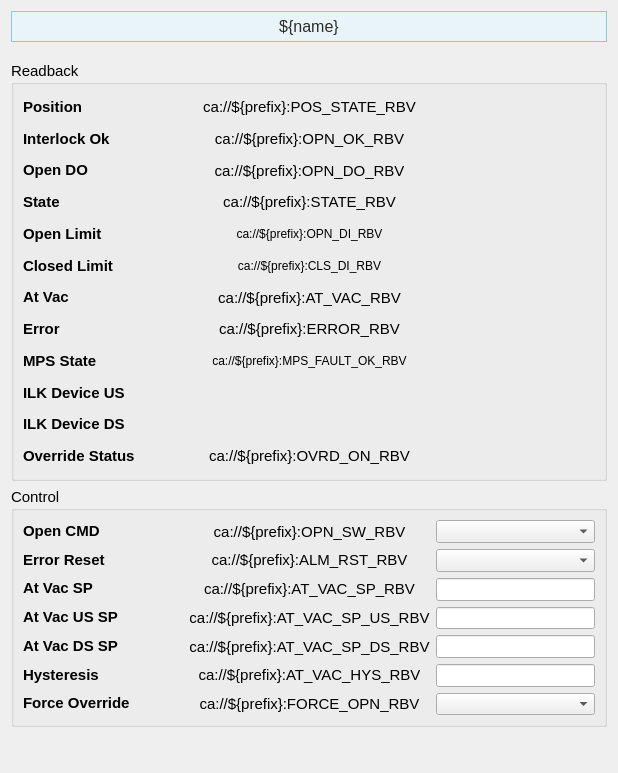
<?xml version="1.0" encoding="UTF-8"?>
<ui version="4.0">
 <class>Form</class>
 <widget class="QWidget" name="Form">
  <property name="geometry">
   <rect>
    <x>0</x>
    <y>0</y>
    <width>618</width>
    <height>773</height>
   </rect>
  </property>
  <property name="sizePolicy">
   <sizepolicy hsizetype="Preferred" vsizetype="Preferred">
    <horstretch>0</horstretch>
    <verstretch>0</verstretch>
   </sizepolicy>
  </property>
  <property name="windowTitle">
   <string>Form</string>
  </property>
  <layout class="QVBoxLayout" name="verticalLayout_7">
   <item>
    <widget class="PyDMLabel" name="PyDMLabel_11">
     <property name="maximumSize">
      <size>
       <width>16777215</width>
       <height>40</height>
      </size>
     </property>
     <property name="font">
      <font>
       <pointsize>12</pointsize>
      </font>
     </property>
     <property name="toolTip">
      <string/>
     </property>
     <property name="styleSheet">
      <string notr="true">    background-color: #e8f4f8;

    border: 1px solid #90c8e0;

    padding: 5px;

    color: rgb(43, 43, 43);</string>
     </property>
     <property name="text">
      <string>${name}</string>
     </property>
     <property name="alignment">
      <set>Qt::AlignCenter</set>
     </property>
    </widget>
   </item>
   <item>
    <spacer name="verticalSpacer_2">
     <property name="orientation">
      <enum>Qt::Vertical</enum>
     </property>
     <property name="sizeType">
      <enum>QSizePolicy::Fixed</enum>
     </property>
     <property name="sizeHint" stdset="0">
      <size>
       <width>20</width>
       <height>13</height>
      </size>
     </property>
    </spacer>
   </item>
   <item>
    <widget class="QGroupBox" name="groupBox">
     <property name="sizePolicy">
      <sizepolicy hsizetype="Preferred" vsizetype="Fixed">
       <horstretch>0</horstretch>
       <verstretch>0</verstretch>
      </sizepolicy>
     </property>
     <property name="minimumSize">
      <size>
       <width>0</width>
       <height>420</height>
      </size>
     </property>
     <property name="font">
      <font>
       <pointsize>11</pointsize>
      </font>
     </property>
     <property name="title">
      <string>Readback</string>
     </property>
     <layout class="QVBoxLayout" name="verticalLayout_14">
      <item>
       <layout class="QHBoxLayout" name="horizontalLayout_4" stretch="1,1,1">
        <item>
         <layout class="QVBoxLayout" name="verticalLayout">
          <item>
           <widget class="QLabel" name="interlock_ok_label_13">
            <property name="font">
             <font>
              <pointsize>11</pointsize>
             </font>
            </property>
            <property name="styleSheet">
             <string/>
            </property>
            <property name="text">
             <string>&lt;html&gt;&lt;head/&gt;&lt;body&gt;&lt;p&gt;&lt;span style=&quot; font-weight:600;&quot;&gt;Position&lt;/span&gt;&lt;/p&gt;&lt;/body&gt;&lt;/html&gt;</string>
            </property>
           </widget>
          </item>
          <item>
           <widget class="QLabel" name="interlock_ok_label_12">
            <property name="font">
             <font>
              <pointsize>11</pointsize>
             </font>
            </property>
            <property name="styleSheet">
             <string/>
            </property>
            <property name="text">
             <string>&lt;html&gt;&lt;head/&gt;&lt;body&gt;&lt;p&gt;&lt;span style=&quot; font-weight:600;&quot;&gt;Interlock Ok&lt;/span&gt;&lt;/p&gt;&lt;/body&gt;&lt;/html&gt;</string>
            </property>
           </widget>
          </item>
          <item>
           <widget class="QLabel" name="interlock_ok_label_14">
            <property name="font">
             <font>
              <pointsize>11</pointsize>
             </font>
            </property>
            <property name="styleSheet">
             <string/>
            </property>
            <property name="text">
             <string>&lt;html&gt;&lt;head/&gt;&lt;body&gt;&lt;p&gt;&lt;span style=&quot; font-weight:600;&quot;&gt;Open DO&lt;/span&gt;&lt;/p&gt;&lt;/body&gt;&lt;/html&gt;</string>
            </property>
           </widget>
          </item>
          <item>
           <widget class="QLabel" name="interlock_ok_label_5">
            <property name="font">
             <font>
              <pointsize>11</pointsize>
             </font>
            </property>
            <property name="styleSheet">
             <string/>
            </property>
            <property name="text">
             <string>&lt;html&gt;&lt;head/&gt;&lt;body&gt;&lt;p&gt;&lt;span style=&quot; font-weight:600;&quot;&gt;State&lt;/span&gt;&lt;/p&gt;&lt;/body&gt;&lt;/html&gt;</string>
            </property>
           </widget>
          </item>
          <item>
           <widget class="QLabel" name="interlock_ok_label_10">
            <property name="font">
             <font>
              <pointsize>11</pointsize>
             </font>
            </property>
            <property name="styleSheet">
             <string/>
            </property>
            <property name="text">
             <string>&lt;html&gt;&lt;head/&gt;&lt;body&gt;&lt;p&gt;&lt;span style=&quot; font-weight:600;&quot;&gt;Open Limit&lt;/span&gt;&lt;/p&gt;&lt;/body&gt;&lt;/html&gt;</string>
            </property>
           </widget>
          </item>
          <item>
           <widget class="QLabel" name="interlock_ok_label_11">
            <property name="font">
             <font>
              <pointsize>11</pointsize>
             </font>
            </property>
            <property name="styleSheet">
             <string/>
            </property>
            <property name="text">
             <string>&lt;html&gt;&lt;head/&gt;&lt;body&gt;&lt;p&gt;&lt;span style=&quot; font-weight:600;&quot;&gt;Closed Limit&lt;/span&gt;&lt;/p&gt;&lt;/body&gt;&lt;/html&gt;</string>
            </property>
           </widget>
          </item>
          <item>
           <widget class="QLabel" name="interlock_ok_label_2">
            <property name="font">
             <font>
              <pointsize>11</pointsize>
             </font>
            </property>
            <property name="styleSheet">
             <string/>
            </property>
            <property name="text">
             <string>&lt;html&gt;&lt;head/&gt;&lt;body&gt;&lt;p&gt;&lt;span style=&quot; font-weight:600;&quot;&gt;At Vac&lt;/span&gt;&lt;/p&gt;&lt;/body&gt;&lt;/html&gt;</string>
            </property>
           </widget>
          </item>
          <item>
           <widget class="QLabel" name="interlock_ok_label">
            <property name="font">
             <font>
              <pointsize>11</pointsize>
             </font>
            </property>
            <property name="styleSheet">
             <string/>
            </property>
            <property name="text">
             <string>&lt;html&gt;&lt;head/&gt;&lt;body&gt;&lt;p&gt;&lt;span style=&quot; font-weight:600;&quot;&gt;Error&lt;/span&gt;&lt;/p&gt;&lt;/body&gt;&lt;/html&gt;</string>
            </property>
           </widget>
          </item>
          <item>
           <widget class="QLabel" name="interlock_ok_label_7">
            <property name="font">
             <font>
              <pointsize>11</pointsize>
             </font>
            </property>
            <property name="styleSheet">
             <string/>
            </property>
            <property name="text">
             <string>&lt;html&gt;&lt;head/&gt;&lt;body&gt;&lt;p&gt;&lt;span style=&quot; font-weight:600;&quot;&gt;MPS State&lt;/span&gt;&lt;/p&gt;&lt;/body&gt;&lt;/html&gt;</string>
            </property>
           </widget>
          </item>
          <item>
           <widget class="QLabel" name="interlock_ok_label_4">
            <property name="font">
             <font>
              <pointsize>11</pointsize>
             </font>
            </property>
            <property name="styleSheet">
             <string/>
            </property>
            <property name="text">
             <string>&lt;html&gt;&lt;head/&gt;&lt;body&gt;&lt;p&gt;&lt;span style=&quot; font-weight:600;&quot;&gt;ILK Device US&lt;/span&gt;&lt;/p&gt;&lt;/body&gt;&lt;/html&gt;</string>
            </property>
           </widget>
          </item>
          <item>
           <widget class="QLabel" name="interlock_ok_label_6">
            <property name="font">
             <font>
              <pointsize>11</pointsize>
             </font>
            </property>
            <property name="styleSheet">
             <string/>
            </property>
            <property name="text">
             <string>&lt;html&gt;&lt;head/&gt;&lt;body&gt;&lt;p&gt;&lt;span style=&quot; font-weight:600;&quot;&gt;ILK Device DS&lt;/span&gt;&lt;/p&gt;&lt;/body&gt;&lt;/html&gt;</string>
            </property>
           </widget>
          </item>
          <item>
           <widget class="QLabel" name="interlock_ok_label_17">
            <property name="font">
             <font>
              <pointsize>11</pointsize>
             </font>
            </property>
            <property name="styleSheet">
             <string/>
            </property>
            <property name="text">
             <string>&lt;html&gt;&lt;head/&gt;&lt;body&gt;&lt;p&gt;&lt;span style=&quot; font-weight:600;&quot;&gt;Override Status&lt;/span&gt;&lt;/p&gt;&lt;/body&gt;&lt;/html&gt;</string>
            </property>
           </widget>
          </item>
         </layout>
        </item>
        <item>
         <layout class="QVBoxLayout" name="verticalLayout_4">
          <item>
           <widget class="PyDMLabel" name="PyDMLabel_19">
            <property name="toolTip">
             <string/>
            </property>
            <property name="text">
             <string>ca://${prefix}:POS_STATE_RBV</string>
            </property>
            <property name="alignment">
             <set>Qt::AlignCenter</set>
            </property>
            <property name="channel">
             <string>ca://${prefix}:POS_STATE_RBV</string>
            </property>
           </widget>
          </item>
          <item>
           <widget class="PyDMLabel" name="PyDMLabel_17">
            <property name="toolTip">
             <string/>
            </property>
            <property name="text">
             <string>ca://${prefix}:OPN_OK_RBV</string>
            </property>
            <property name="alignment">
             <set>Qt::AlignCenter</set>
            </property>
            <property name="channel">
             <string>ca://${prefix}:OPN_OK_RBV</string>
            </property>
           </widget>
          </item>
          <item>
           <widget class="PyDMLabel" name="PyDMLabel_20">
            <property name="toolTip">
             <string/>
            </property>
            <property name="text">
             <string>ca://${prefix}:OPN_DO_RBV</string>
            </property>
            <property name="alignment">
             <set>Qt::AlignCenter</set>
            </property>
            <property name="precision">
             <number>0</number>
            </property>
            <property name="showUnits">
             <bool>false</bool>
            </property>
            <property name="precisionFromPV">
             <bool>true</bool>
            </property>
            <property name="alarmSensitiveContent">
             <bool>false</bool>
            </property>
            <property name="alarmSensitiveBorder">
             <bool>true</bool>
            </property>
            <property name="PyDMToolTip">
             <string/>
            </property>
            <property name="channel">
             <string>ca://${prefix}:OPN_DO_RBV</string>
            </property>
            <property name="enableRichText">
             <bool>false</bool>
            </property>
            <property name="displayLabelText">
             <bool>false</bool>
            </property>
            <property name="disconnectedText">
             <string/>
            </property>
           </widget>
          </item>
          <item>
           <widget class="PyDMLabel" name="PyDMLabel_8">
            <property name="toolTip">
             <string/>
            </property>
            <property name="text">
             <string>ca://${prefix}:STATE_RBV</string>
            </property>
            <property name="alignment">
             <set>Qt::AlignCenter</set>
            </property>
            <property name="channel">
             <string>ca://${prefix}:STATE_RBV</string>
            </property>
           </widget>
          </item>
          <item>
           <widget class="PyDMLabel" name="PyDMLabel_16">
            <property name="font">
             <font>
              <pointsize>9</pointsize>
             </font>
            </property>
            <property name="toolTip">
             <string/>
            </property>
            <property name="text">
             <string>ca://${prefix}:OPN_DI_RBV</string>
            </property>
            <property name="alignment">
             <set>Qt::AlignCenter</set>
            </property>
            <property name="channel">
             <string>ca://${prefix}:OPN_DI_RBV</string>
            </property>
           </widget>
          </item>
          <item>
           <widget class="PyDMLabel" name="PyDMLabel_18">
            <property name="font">
             <font>
              <pointsize>9</pointsize>
             </font>
            </property>
            <property name="toolTip">
             <string/>
            </property>
            <property name="text">
             <string>ca://${prefix}:CLS_DI_RBV</string>
            </property>
            <property name="alignment">
             <set>Qt::AlignCenter</set>
            </property>
            <property name="channel">
             <string>ca://${prefix}:CLS_DI_RBV</string>
            </property>
           </widget>
          </item>
          <item>
           <widget class="PyDMLabel" name="PyDMLabel_14">
            <property name="toolTip">
             <string/>
            </property>
            <property name="text">
             <string>ca://${prefix}:AT_VAC_RBV</string>
            </property>
            <property name="alignment">
             <set>Qt::AlignCenter</set>
            </property>
            <property name="channel">
             <string>ca://${prefix}:AT_VAC_RBV</string>
            </property>
           </widget>
          </item>
          <item>
           <widget class="PyDMLabel" name="PyDMLabel_15">
            <property name="toolTip">
             <string/>
            </property>
            <property name="text">
             <string>ca://${prefix}:ERROR_RBV</string>
            </property>
            <property name="alignment">
             <set>Qt::AlignCenter</set>
            </property>
            <property name="channel">
             <string>ca://${prefix}:ERROR_RBV</string>
            </property>
           </widget>
          </item>
          <item>
           <widget class="PyDMLabel" name="PyDMLabel_12">
            <property name="font">
             <font>
              <pointsize>9</pointsize>
             </font>
            </property>
            <property name="toolTip">
             <string/>
            </property>
            <property name="text">
             <string>ca://${prefix}:MPS_FAULT_OK_RBV</string>
            </property>
            <property name="alignment">
             <set>Qt::AlignCenter</set>
            </property>
            <property name="channel">
             <string>ca://${prefix}:MPS_FAULT_OK_RBV</string>
            </property>
           </widget>
          </item>
          <item>
           <widget class="PyDMLabel" name="PyDMLabel_9">
            <property name="font">
             <font>
              <pointsize>9</pointsize>
             </font>
            </property>
            <property name="toolTip">
             <string/>
            </property>
            <property name="text">
             <string/>
            </property>
            <property name="alignment">
             <set>Qt::AlignCenter</set>
            </property>
            <property name="channel">
             <string>ca://${prefix}:ILK_DEVICE_US_RBV</string>
            </property>
            <property name="displayFormat">
             <enum>PyDMLabel::String</enum>
            </property>
           </widget>
          </item>
          <item>
           <widget class="PyDMLabel" name="PyDMLabel_10">
            <property name="font">
             <font>
              <pointsize>9</pointsize>
             </font>
            </property>
            <property name="toolTip">
             <string/>
            </property>
            <property name="text">
             <string/>
            </property>
            <property name="alignment">
             <set>Qt::AlignCenter</set>
            </property>
            <property name="channel">
             <string>ca://${prefix}:ILK_DEVICE_DS_RBV</string>
            </property>
            <property name="displayFormat">
             <enum>PyDMLabel::String</enum>
            </property>
           </widget>
          </item>
          <item>
           <widget class="PyDMLabel" name="PyDMLabel_23">
            <property name="toolTip">
             <string/>
            </property>
            <property name="text">
             <string>ca://${prefix}:OVRD_ON_RBV</string>
            </property>
            <property name="alignment">
             <set>Qt::AlignCenter</set>
            </property>
            <property name="channel">
             <string>ca://${prefix}:OVRD_ON_RBV</string>
            </property>
           </widget>
          </item>
         </layout>
        </item>
        <item>
         <layout class="QVBoxLayout" name="verticalLayout_3">
          <item>
           <widget class="QLabel" name="label_3">
            <property name="text">
             <string/>
            </property>
           </widget>
          </item>
          <item>
           <widget class="QLabel" name="label_6">
            <property name="text">
             <string/>
            </property>
           </widget>
          </item>
          <item>
           <widget class="QLabel" name="label_12">
            <property name="text">
             <string/>
            </property>
           </widget>
          </item>
          <item>
           <widget class="QLabel" name="label_14">
            <property name="text">
             <string/>
            </property>
           </widget>
          </item>
          <item>
           <widget class="QLabel" name="label_15">
            <property name="text">
             <string/>
            </property>
           </widget>
          </item>
          <item>
           <widget class="QLabel" name="label_13">
            <property name="text">
             <string/>
            </property>
           </widget>
          </item>
          <item>
           <widget class="QLabel" name="label_9">
            <property name="text">
             <string/>
            </property>
           </widget>
          </item>
         </layout>
        </item>
       </layout>
      </item>
     </layout>
    </widget>
   </item>
   <item>
    <widget class="QGroupBox" name="groupBox_2">
     <property name="sizePolicy">
      <sizepolicy hsizetype="Preferred" vsizetype="Fixed">
       <horstretch>0</horstretch>
       <verstretch>0</verstretch>
      </sizepolicy>
     </property>
     <property name="minimumSize">
      <size>
       <width>0</width>
       <height>240</height>
      </size>
     </property>
     <property name="font">
      <font>
       <pointsize>11</pointsize>
      </font>
     </property>
     <property name="title">
      <string>Control</string>
     </property>
     <layout class="QVBoxLayout" name="verticalLayout_15">
      <item>
       <layout class="QHBoxLayout" name="horizontalLayout_5" stretch="1,1,1">
        <item>
         <layout class="QVBoxLayout" name="verticalLayout_2">
          <item>
           <widget class="QLabel" name="interlock_ok_label_15">
            <property name="font">
             <font>
              <pointsize>11</pointsize>
             </font>
            </property>
            <property name="styleSheet">
             <string/>
            </property>
            <property name="text">
             <string>&lt;html&gt;&lt;head/&gt;&lt;body&gt;&lt;p&gt;&lt;span style=&quot; font-weight:600;&quot;&gt;Open CMD&lt;/span&gt;&lt;/p&gt;&lt;/body&gt;&lt;/html&gt;</string>
            </property>
           </widget>
          </item>
          <item>
           <widget class="QLabel" name="interlock_ok_label_16">
            <property name="font">
             <font>
              <pointsize>11</pointsize>
             </font>
            </property>
            <property name="styleSheet">
             <string/>
            </property>
            <property name="text">
             <string>&lt;html&gt;&lt;head/&gt;&lt;body&gt;&lt;p&gt;&lt;span style=&quot; font-weight:600;&quot;&gt;Error Reset&lt;/span&gt;&lt;/p&gt;&lt;/body&gt;&lt;/html&gt;</string>
            </property>
           </widget>
          </item>
          <item>
           <widget class="QLabel" name="interlock_ok_label_3">
            <property name="font">
             <font>
              <pointsize>11</pointsize>
             </font>
            </property>
            <property name="styleSheet">
             <string/>
            </property>
            <property name="text">
             <string>&lt;html&gt;&lt;head/&gt;&lt;body&gt;&lt;p&gt;&lt;span style=&quot; font-weight:600;&quot;&gt;At Vac SP&lt;/span&gt;&lt;/p&gt;&lt;/body&gt;&lt;/html&gt;</string>
            </property>
           </widget>
          </item>
          <item>
           <widget class="QLabel" name="interlock_ok_label_19">
            <property name="font">
             <font>
              <pointsize>11</pointsize>
             </font>
            </property>
            <property name="styleSheet">
             <string/>
            </property>
            <property name="text">
             <string>&lt;html&gt;&lt;head/&gt;&lt;body&gt;&lt;p&gt;&lt;span style=&quot; font-weight:600;&quot;&gt;At Vac US SP&lt;/span&gt;&lt;/p&gt;&lt;/body&gt;&lt;/html&gt;</string>
            </property>
           </widget>
          </item>
          <item>
           <widget class="QLabel" name="interlock_ok_label_20">
            <property name="font">
             <font>
              <pointsize>11</pointsize>
             </font>
            </property>
            <property name="styleSheet">
             <string/>
            </property>
            <property name="text">
             <string>&lt;html&gt;&lt;head/&gt;&lt;body&gt;&lt;p&gt;&lt;span style=&quot; font-weight:600;&quot;&gt;At Vac DS SP&lt;/span&gt;&lt;/p&gt;&lt;/body&gt;&lt;/html&gt;</string>
            </property>
           </widget>
          </item>
          <item>
           <widget class="QLabel" name="interlock_ok_label_9">
            <property name="font">
             <font>
              <pointsize>11</pointsize>
             </font>
            </property>
            <property name="styleSheet">
             <string/>
            </property>
            <property name="text">
             <string>&lt;html&gt;&lt;head/&gt;&lt;body&gt;&lt;p&gt;&lt;span style=&quot; font-weight:600;&quot;&gt;Hysteresis&lt;/span&gt;&lt;/p&gt;&lt;/body&gt;&lt;/html&gt;</string>
            </property>
           </widget>
          </item>
          <item>
           <widget class="QLabel" name="interlock_ok_label_18">
            <property name="font">
             <font>
              <pointsize>11</pointsize>
             </font>
            </property>
            <property name="styleSheet">
             <string/>
            </property>
            <property name="text">
             <string>&lt;html&gt;&lt;head/&gt;&lt;body&gt;&lt;p&gt;&lt;span style=&quot; font-weight:600;&quot;&gt;Force Override&lt;/span&gt;&lt;/p&gt;&lt;/body&gt;&lt;/html&gt;</string>
            </property>
           </widget>
          </item>
         </layout>
        </item>
        <item>
         <layout class="QVBoxLayout" name="verticalLayout_5">
          <item>
           <widget class="PyDMLabel" name="PyDMLabel_21">
            <property name="toolTip">
             <string/>
            </property>
            <property name="text">
             <string>ca://${prefix}:OPN_SW_RBV</string>
            </property>
            <property name="alignment">
             <set>Qt::AlignCenter</set>
            </property>
            <property name="precision">
             <number>0</number>
            </property>
            <property name="showUnits">
             <bool>false</bool>
            </property>
            <property name="precisionFromPV">
             <bool>true</bool>
            </property>
            <property name="alarmSensitiveContent">
             <bool>false</bool>
            </property>
            <property name="alarmSensitiveBorder">
             <bool>true</bool>
            </property>
            <property name="PyDMToolTip">
             <string/>
            </property>
            <property name="channel">
             <string>ca://${prefix}:OPN_SW_RBV</string>
            </property>
            <property name="enableRichText">
             <bool>false</bool>
            </property>
            <property name="displayLabelText">
             <bool>false</bool>
            </property>
            <property name="disconnectedText">
             <string/>
            </property>
           </widget>
          </item>
          <item>
           <widget class="PyDMLabel" name="PyDMLabel_22">
            <property name="toolTip">
             <string/>
            </property>
            <property name="text">
             <string>ca://${prefix}:ALM_RST_RBV</string>
            </property>
            <property name="alignment">
             <set>Qt::AlignCenter</set>
            </property>
            <property name="precision">
             <number>0</number>
            </property>
            <property name="showUnits">
             <bool>false</bool>
            </property>
            <property name="precisionFromPV">
             <bool>true</bool>
            </property>
            <property name="alarmSensitiveContent">
             <bool>false</bool>
            </property>
            <property name="alarmSensitiveBorder">
             <bool>true</bool>
            </property>
            <property name="PyDMToolTip">
             <string/>
            </property>
            <property name="channel">
             <string>ca://${prefix}:ALM_RST_RBV</string>
            </property>
            <property name="enableRichText">
             <bool>false</bool>
            </property>
            <property name="displayLabelText">
             <bool>false</bool>
            </property>
            <property name="disconnectedText">
             <string/>
            </property>
           </widget>
          </item>
          <item>
           <widget class="PyDMLabel" name="PyDMLabel_6">
            <property name="toolTip">
             <string/>
            </property>
            <property name="text">
             <string>ca://${prefix}:AT_VAC_SP_RBV</string>
            </property>
            <property name="alignment">
             <set>Qt::AlignCenter</set>
            </property>
            <property name="channel">
             <string>ca://${prefix}:AT_VAC_SP_RBV</string>
            </property>
           </widget>
          </item>
          <item>
           <widget class="PyDMLabel" name="PyDMLabel_25">
            <property name="toolTip">
             <string/>
            </property>
            <property name="text">
             <string>ca://${prefix}:AT_VAC_SP_US_RBV</string>
            </property>
            <property name="alignment">
             <set>Qt::AlignCenter</set>
            </property>
            <property name="channel">
             <string>ca://${prefix}:AT_VAC_SP_US_RBV</string>
            </property>
           </widget>
          </item>
          <item>
           <widget class="PyDMLabel" name="PyDMLabel_26">
            <property name="toolTip">
             <string/>
            </property>
            <property name="text">
             <string>ca://${prefix}:AT_VAC_SP_DS_RBV</string>
            </property>
            <property name="alignment">
             <set>Qt::AlignCenter</set>
            </property>
            <property name="channel">
             <string>ca://${prefix}:AT_VAC_SP_DS_RBV</string>
            </property>
           </widget>
          </item>
          <item>
           <widget class="PyDMLabel" name="PyDMLabel_7">
            <property name="toolTip">
             <string/>
            </property>
            <property name="text">
             <string>ca://${prefix}:AT_VAC_HYS_RBV</string>
            </property>
            <property name="alignment">
             <set>Qt::AlignCenter</set>
            </property>
            <property name="channel">
             <string>ca://${prefix}:AT_VAC_HYS_RBV</string>
            </property>
           </widget>
          </item>
          <item>
           <widget class="PyDMLabel" name="PyDMLabel_24">
            <property name="toolTip">
             <string/>
            </property>
            <property name="text">
             <string notr="true">ca://${prefix}:FORCE_OPN_RBV</string>
            </property>
            <property name="alignment">
             <set>Qt::AlignCenter</set>
            </property>
            <property name="channel">
             <string>ca://${prefix}:FORCE_OPN_RBV</string>
            </property>
           </widget>
          </item>
         </layout>
        </item>
        <item>
         <layout class="QVBoxLayout" name="verticalLayout_6">
          <item>
           <widget class="PyDMEnumComboBox" name="PyDMEnumComboBox">
            <property name="toolTip">
             <string/>
            </property>
            <property name="channel">
             <string>ca://${prefix}:OPN_SW</string>
            </property>
           </widget>
          </item>
          <item>
           <widget class="PyDMEnumComboBox" name="PyDMEnumComboBox_2">
            <property name="toolTip">
             <string/>
            </property>
            <property name="channel">
             <string>ca://${prefix}:ALM_RST</string>
            </property>
           </widget>
          </item>
          <item>
           <widget class="PyDMLineEdit" name="PyDMLineEdit">
            <property name="toolTip">
             <string/>
            </property>
            <property name="showUnits">
             <bool>true</bool>
            </property>
            <property name="channel">
             <string>ca://${prefix}:AT_VAC_SP</string>
            </property>
            <property name="displayFormat">
             <enum>PyDMLineEdit::Exponential</enum>
            </property>
           </widget>
          </item>
          <item>
           <widget class="PyDMLineEdit" name="PyDMLineEdit_3">
            <property name="toolTip">
             <string/>
            </property>
            <property name="showUnits">
             <bool>true</bool>
            </property>
            <property name="channel">
             <string>ca://${prefix}:AT_VAC_SP_US</string>
            </property>
            <property name="displayFormat">
             <enum>PyDMLineEdit::Exponential</enum>
            </property>
           </widget>
          </item>
          <item>
           <widget class="PyDMLineEdit" name="PyDMLineEdit_4">
            <property name="toolTip">
             <string/>
            </property>
            <property name="showUnits">
             <bool>true</bool>
            </property>
            <property name="channel">
             <string>ca://${prefix}:AT_VAC_SP_DS</string>
            </property>
            <property name="displayFormat">
             <enum>PyDMLineEdit::Exponential</enum>
            </property>
           </widget>
          </item>
          <item>
           <widget class="PyDMLineEdit" name="PyDMLineEdit_2">
            <property name="toolTip">
             <string/>
            </property>
            <property name="showUnits">
             <bool>true</bool>
            </property>
            <property name="channel">
             <string>ca://${prefix}:AT_VAC_HYS</string>
            </property>
            <property name="displayFormat">
             <enum>PyDMLineEdit::Exponential</enum>
            </property>
           </widget>
          </item>
          <item>
           <widget class="PyDMEnumComboBox" name="PyDMEnumComboBox_3">
            <property name="toolTip">
             <string/>
            </property>
            <property name="channel">
             <string>ca://${prefix}:FORCE_OPN</string>
            </property>
           </widget>
          </item>
         </layout>
        </item>
       </layout>
      </item>
     </layout>
    </widget>
   </item>
   <item>
    <spacer name="verticalSpacer">
     <property name="orientation">
      <enum>Qt::Vertical</enum>
     </property>
     <property name="sizeHint" stdset="0">
      <size>
       <width>20</width>
       <height>89</height>
      </size>
     </property>
    </spacer>
   </item>
  </layout>
 </widget>
 <customwidgets>
  <customwidget>
   <class>PyDMEnumComboBox</class>
   <extends>QComboBox</extends>
   <header>pydm.widgets.enum_combo_box</header>
  </customwidget>
  <customwidget>
   <class>PyDMLineEdit</class>
   <extends>QLineEdit</extends>
   <header>pydm.widgets.line_edit</header>
  </customwidget>
  <customwidget>
   <class>PyDMLabel</class>
   <extends>QLabel</extends>
   <header>pydm.widgets.label</header>
  </customwidget>
 </customwidgets>
 <resources/>
 <connections/>
</ui>
